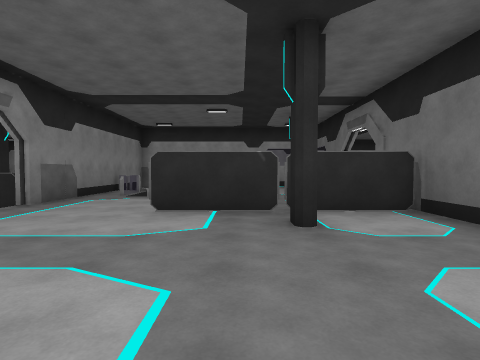
View 1 (above)

18 first-person views from a walk through a 3-D level made in the Unity game engine. The camera is 1.4 m above the floor, tilts 2° down and sees 80° across. The floor is counted in squares, 2 m on a side. Each view is taken from the middle of a square. On the plan, view 1 faces up. The plan holds only what a view shows up to about 10 squares ahead; the rest is blank. The place goes on beyond the plan. The player is left out.

View 2
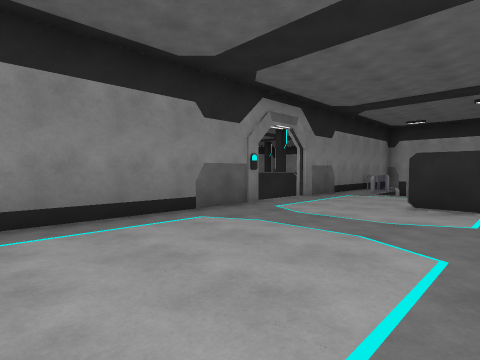

View 3
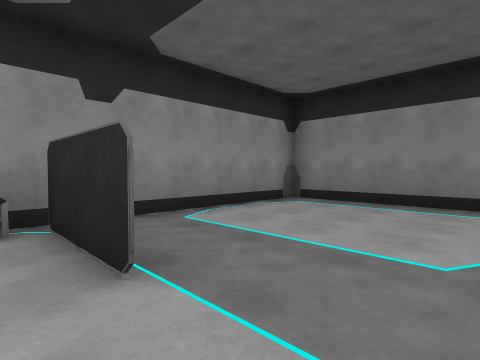

View 4
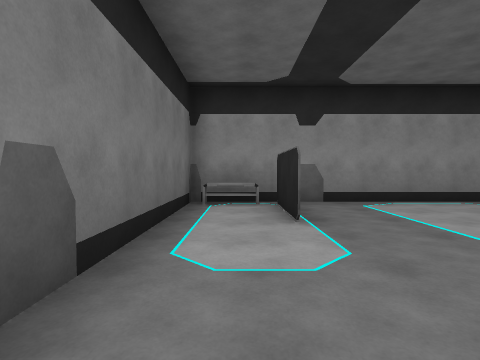

View 5
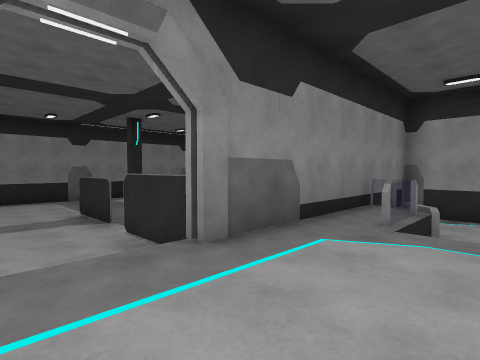

View 6
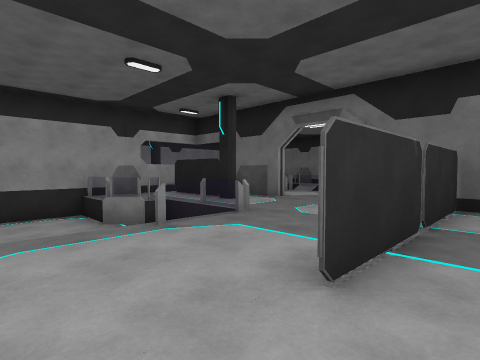

View 7
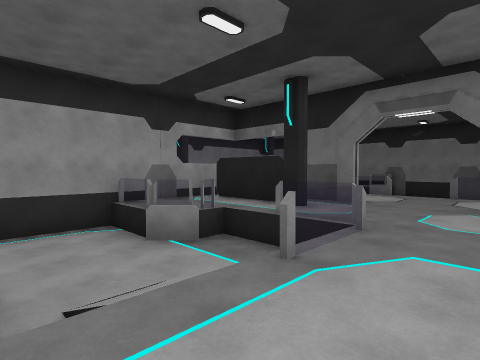

View 8
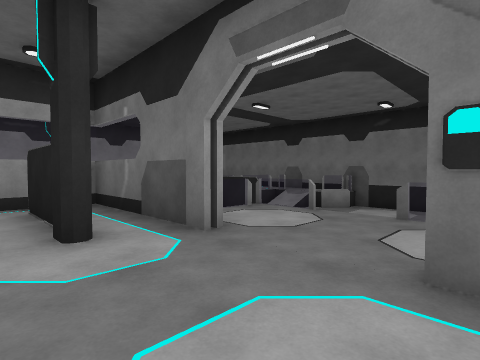

View 9
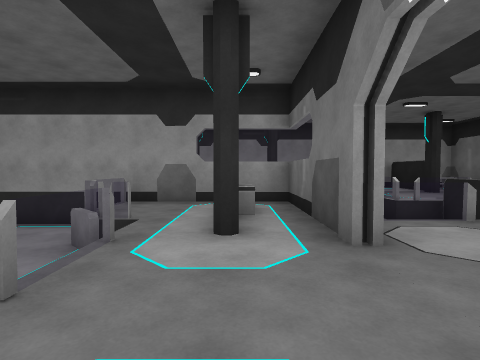

View 10
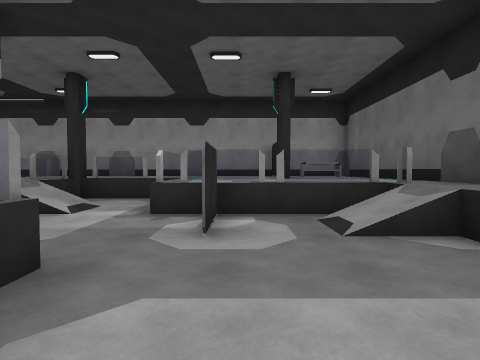

View 11
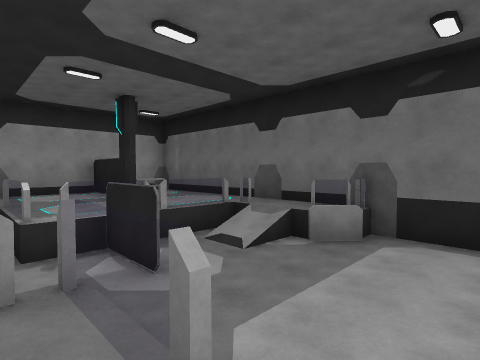

View 12
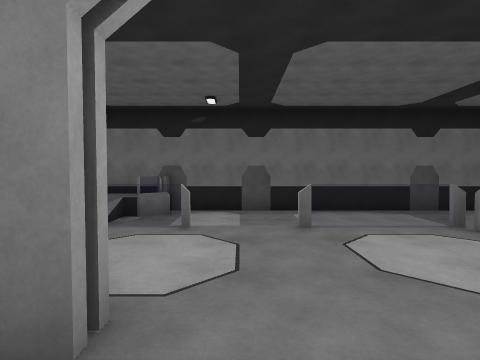

View 13
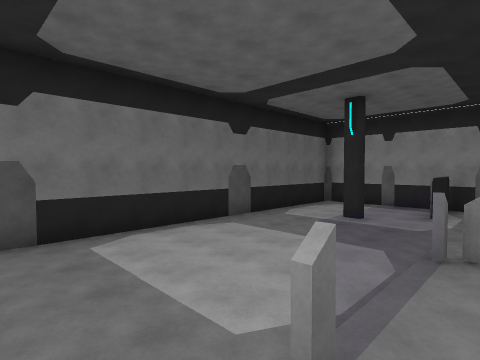

View 14
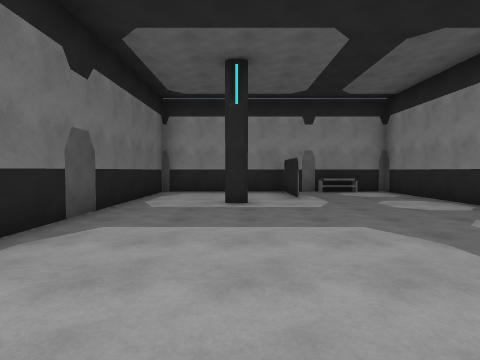

View 15
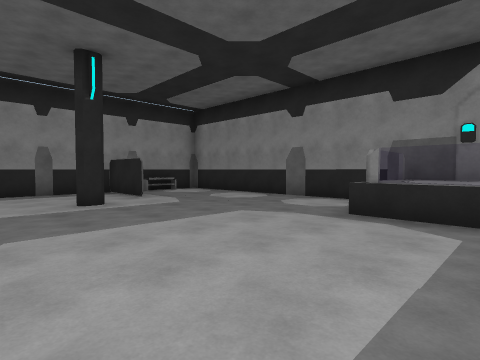

View 16
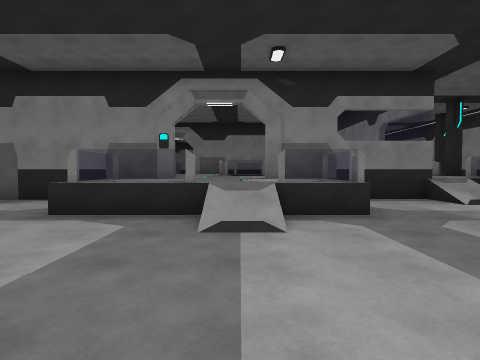

View 17
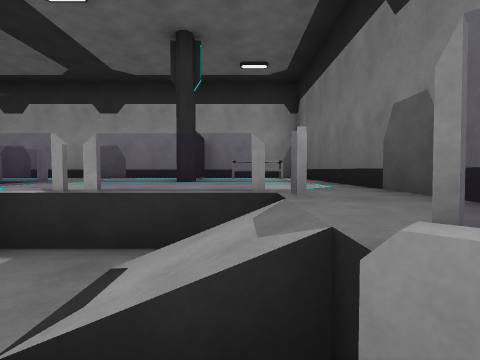

View 18
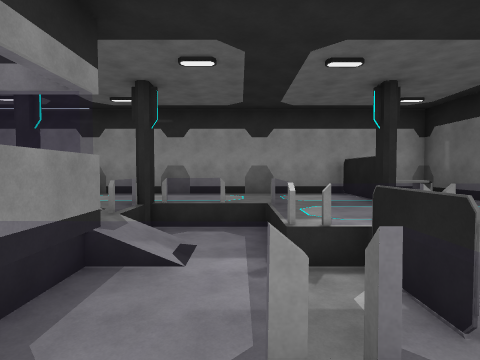

### Floor plan
Key: @ floor where view 1 was taken; # wall or solid block; . main floor; : floor 1 m higher than the main floor; / step, stairs or slope; = window, fence, low wall or low ledge; ^ raised ledge; C column; O other object.
Columns run from 15 left of view 1 to 11 right of it. Each row starts with its distance up from view 1.
 18                ############
 17                 =::::::#OO#
 16                 ^::::::#::#
 15                #C:C==::C::#
 14                 ::=..:::::#
 13             ######=/.:::::#
 12            #...:::#...#/=:#
 11            #...::O#...#/=:#
 10            #...#:##==....=#
  9    C       ##...:C#::.....#
  8    ..      #=/..:::::/....#
  7   ......   #:::::::::.....#
  6 #....##..###::::::#::.....#
  5 #......... :::#####==.....#
  4        ... :::::C:#.......#
  3            #::::::#.......#
  2            #::::::#.......#
  1            #::::::#....C..#
  0            #:::@#:#...#...#
 -1            #::::#:#...#...#
 -2            #########O######

Positions as (right, up) in squares from view 1, and headings:
1: (0, 0), facing up
2: (0, -1), facing up-left
3: (2, 2), facing down-left
4: (2, 4), facing down
5: (-2, 4), facing up-left
6: (-3, 4), facing up-right
7: (-3, 6), facing up-right
8: (1, 6), facing up-right
9: (2, 6), facing up
10: (7, 8), facing up
11: (5, 8), facing up-right
12: (2, 8), facing right
13: (5, 8), facing down-right
14: (8, 7), facing down
15: (10, 7), facing down-left
16: (10, 8), facing left
17: (9, 10), facing up
18: (5, 9), facing up
